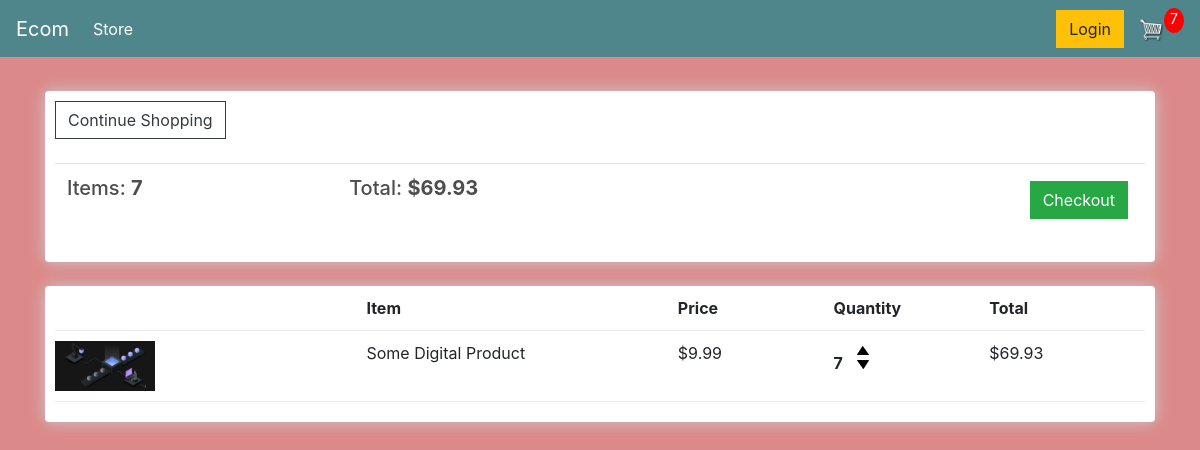
The app's page /cart/ (signed in), older data.
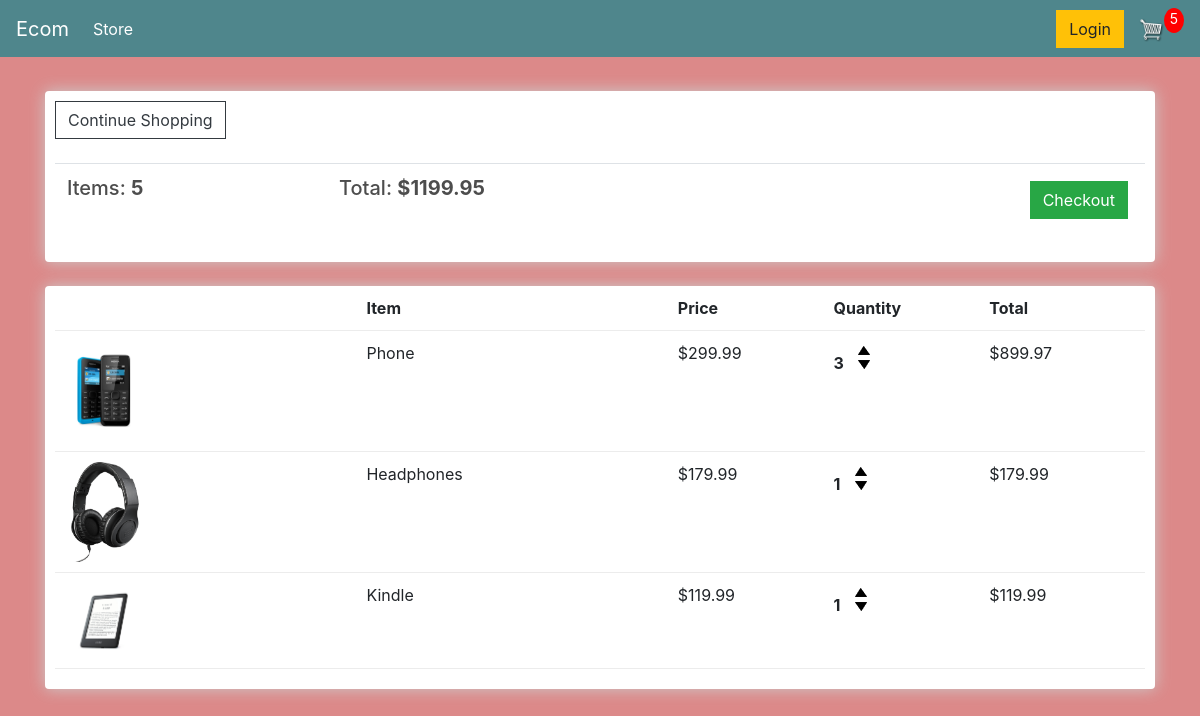
The same page, newer data.
### store/models.py (models this page shows, shortened)
class Order(models.Model):
    customer = models.ForeignKey(Customer, on_delete=models.SET_NULL, blank=True, null=True)
    date_ordered = models.DateTimeField(auto_now_add=True)
    complete = models.BooleanField(default=False, null=True, blank=False)
    transaction_id = models.CharField(max_length=200, null=True)
    @property
    def get_cart_total(self):
        orderitems = self.orderitem_set.all()
        total = sum([item.get_total for item in orderitems])
        return total
    @property
    def get_cart_items(self):
        orderitems = self.orderitem_set.all()
        total = sum([item.quantity for item in orderitems])
        return total

class OrderItem(models.Model):
    product = models.ForeignKey(Product, on_delete=models.SET_NULL, blank=True, null=True)
    order = models.ForeignKey(Order, on_delete=models.SET_NULL, blank=True, null=True)
    quantity = models.IntegerField(default=0, null=True, blank=True)
    date_added = models.DateTimeField(auto_now_add=True)
    @property
    def get_total(self):
        total = self.product.price * self.quantity
        return total

class Product(models.Model):
    name = models.CharField(max_length=200, null=True)
    price = models.DecimalField(max_digits=7, decimal_places=2)
    digital = models.BooleanField(default=False) # Maybe remove this property
    image = models.ImageField(null=True, blank=True)
    @property
    def imageURL(self):
        try:
            url =self.image.url
        except:
            url = ''
        return url

### store/views.py (the view)
# urls.py: path('cart/', views.cart, name="cart"),
def cart(request):
    data = cartData(request)
    cartItems = data['cartItems']
    order = data['order']
    items = data['items']
    context = {'items':items, 'order':order, 'cartItems': cartItems}
    return render(request, 'store/Cart.html', context)

### store/utils.py (called while the page is built)
def cartData(request):
    if request.user.is_authenticated:
        customer=request.user.customer
        order, created = Order.objects.get_or_create(customer=customer, complete=False) # To study
        items = order.orderitem_set.all() # To study
        cartItems = order.get_cart_items
    else:
        cookieData = cookieCart(request)
        cartItems = cookieData['cartItems']
        order = cookieData['order']
        items = cookieData['items']
    return{'cartItems':cartItems, 'order':order, 'items':items}

### store/templates/store/Cart.html
{% extends 'store/Main.html' %}
{% load static %}
{% block content %}
    <div class="row">
        <div class="col-lg-12">
            <div class="box-element">
                <a href="{% url 'store' %}" class="btn btn-outline-dark">Continue Shopping</a>
                <br>
                <br>
                <table class="table">
                    <tr>
                        <th><h5>Items: <strong>{{order.get_cart_items}}</strong></h5></th>
                        <th><h5>Total: <strong>${{order.get_cart_total|floatformat:2}}</strong></h5></th>
                        <th>
                            <a href="{% url 'checkout' %}" class="btn btn-success" style="float: right; margin:5px;">Checkout</a>
                        </th>
                    </tr>
                </table>
            </div>
            <br>
            <div class="box-element">
                <div class="cart-row">
                    <div style="flex:2"></div>
                    <div style="flex:2"><strong>Item</strong></div>
                    <div style="flex:1"><strong>Price</strong></div>
                    <div style="flex:1"><strong>Quantity</strong></div>
                    <div style="flex:1"><strong>Total</strong></div>
                </div>
                {% for item in items %}
                <div class="cart-row">
                    <div style="flex:2"><img src="{{item.product.imageURL}}" class="row-image"></div>
                    <div style="flex:2"><p>{{item.product.name}}</p></div>
                    <div style="flex:1"><p>${{item.product.price|floatformat:2}}</p></div>
                    <div style="flex:1">
                        <p class="quantity">{{item.quantity}}</p>
                        <div class="quantity">
                            <img data-product={{item.product.id}} data-action="add" src="{% static 'images/arrow-up.png' %}" class="chg-quantity update-cart">
                            <img data-product={{item.product.id}} data-action="remove" src="{% static 'images/arrow-down.png' %}" class="chg-quantity update-cart">
                        </div>
                    </div>
                    <div style="flex:1">${{item.get_total|floatformat:2}}</div>
                </div>
                {% endfor %}
            </div>
        </div>
    </div>
{% endblock content %}

### store/templates/store/Main.html (shortened to what this page needs)
<!DOCTYPE html>
{% load static %}
<html>
<head>
    <link rel="stylesheet" href="https://stackpath.bootstrapcdn.com/bootstrap/4.4.1/css/bootstrap.min.css">
    <link rel="stylesheet" type="text/css" href="{% static 'css/main.css' %}">
</head>
<body>
    <nav class="navbar navbar-expand-lg navbar-dark bg-dark">
        <a class="navbar-brand" href="{% url 'store' %}">Ecom</a>
        <div class="collapse navbar-collapse" id="navbarSupportedContent">
          <ul class="navbar-nav mr-auto">
            <li class="nav-item active">
              <a class="nav-link" href="{% url 'store' %}">Store <span class="sr-only">(current)</span></a>
            </li>
          </ul>
          <div class="form-inline my-2 my-lg-0">
               <a href="#"class="btn btn-warning">Login</a>
               <a href="{% url 'cart' %}">
                  <img  id="cart-icon" src="{% static 'images/cart.png' %}">
              </a>
              <p id="cart-total">{{cartItems}}</p>
            </div>
        </div>
      </nav>
    <div class="container">
        <br>
        {% block content %}
        {% endblock content %}
    </div>
</body>
</html>

### static/css/main.css (style rules this page uses)
body { background-color: hsl(0, 54%, 70%); }
h1,h2,h3,h4,h5,h6 { color:hsl(0, 0%, 30%); }
.box-element { box-shadow:hsl(0, 0%, 80%) 0 0 16px; background-color: #fff; border-radius: 4px; padding: 10px; }
.bg-dark { background-color: #4f868c!important; }
#cart-icon { width:25px; display: inline-block; margin-left: 15px; }
#cart-total { display: block; text-align: center; color:#fff; background-color: red; width: 20px; height: 25px; border-radius: 50%; font-size: 14px; }
.col-lg-4, .col-lg-6, .col-lg-8, .col-lg-12 { margin-top: 10px; }
.btn { border-radius: 0; }
.row-image { width: 100px; }
.cart-row { display: flex; align-items: flex-stretch; padding-bottom: 10px; margin-bottom: 10px; border-bottom: 1px solid #ececec; }
.quantity { display: inline-block; font-weight: 700; padding-right:10px; }
.chg-quantity { width: 12px; cursor: pointer; display: block; margin-top: 5px; transition:.1s; }

Row changes from the older to the newer data that the page shows:
removed Order: get_cart_items "7", get_cart_total "69.93"
no longer on this page (row edited): OrderItem: product.imageURL (picture), product.name "Some Digital Product", product.price "9.99", quantity "7", get_total "69.93"
added Order: get_cart_items "5", get_cart_total "1199.95"
added OrderItem: product.imageURL (picture), product.name "Phone", product.price "299.99", quantity "3", get_total "899.97"
added OrderItem: product.imageURL (picture), product.name "Headphones", product.price "179.99", quantity "1", get_total "179.99"
added OrderItem: product.imageURL (picture), product.name "Kindle", product.price "119.99", quantity "1", get_total "119.99"
Text that changed along with them:
{{ cartItems }}: "7" → "5"
